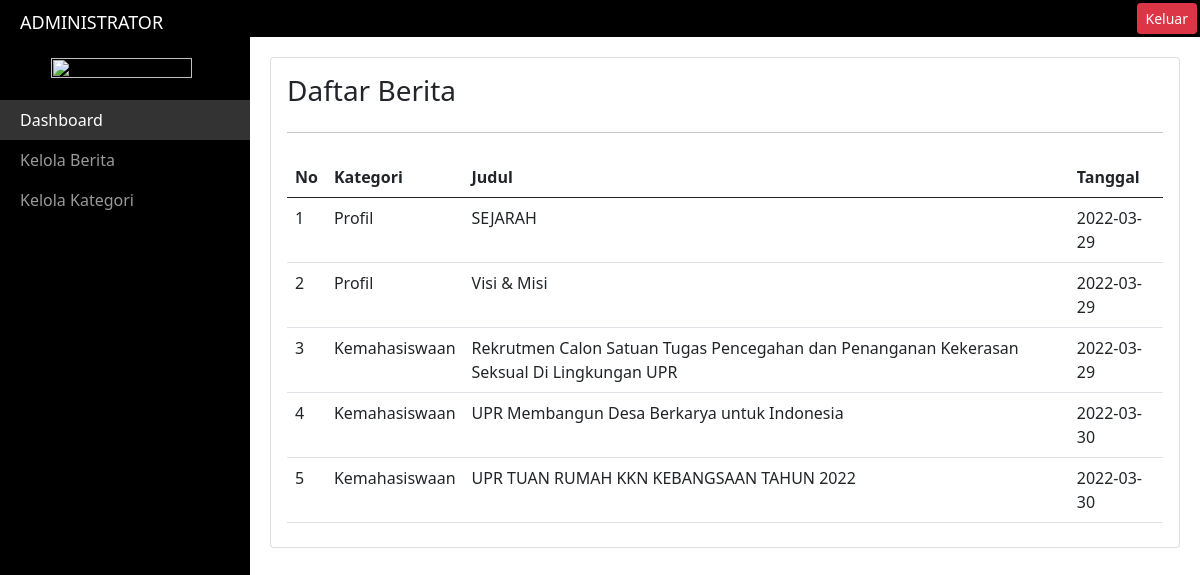
/admin/index.php (signed in), run on the app's committed database.
### tables this page shows
CREATE TABLE `berita` (
  `id_berita` int(11) NOT NULL,
  `id_kategori` int(11) NOT NULL,
  `judul` varchar(255) NOT NULL,
  `tanggal` date NOT NULL,
  `isi` text NOT NULL,
  `gambar` varchar(255) NOT NULL
);

CREATE TABLE `kategori` (
  `id_kategori` int(11) NOT NULL,
  `kategori` varchar(50) NOT NULL
);

### admin/functions.php (called while the page is built, shortened)
<?php
$db = mysqli_connect("localhost", "root", "", "responsiweb");
function query($query)
{
	global $db;
	$result = mysqli_query($db, $query);
	$rows = [];
	while ($row = mysqli_fetch_assoc($result)) {
		$rows[] = $row;
	}
	return $rows;
}

### admin/index.php (the view, shortened to what this page needs)
<?php
require 'functions.php';
$berita = query("SELECT * FROM berita,kategori where berita.id_kategori=kategori.id_kategori");
?>
<!doctype html>
<html lang="en">
<head>
    <link href="https://cdn.jsdelivr.net/npm/bootstrap@5.0.2/dist/css/bootstrap.min.css" rel="stylesheet">
    <link rel="stylesheet" href="../css/style.css">
</head>
<body>
    <div id="wrapper">
        <div id="sidebar-wrapper">
            <ul class="sidebar-nav">
                <li class="sidebar-brand">
                    <a href="index.php">
                        ADMINISTRATOR
                    </a>
                </li>
                <li class="d-flex justify-content-center">
                    <img class="w-75 h-75 py-2" src="https://media.neliti.com/media/organisations/logo-None-universitas-palangka-raya-48176a02.png" alt="">
                </li>
                <li class="active">
                    <a href="index.php">Dashboard</a>
                </li>
                <li>
                    <a href="kelola_berita.php">Kelola Berita</a>
                </li>
                <li>
                    <a href="kelola_kategori.php">Kelola Kategori</a>
                </li>
            </ul>
        </div>
        <div id="header" class="sticky-top">
            <div class="d-flex justify-content-end">
                <a href="logout.php" class="btn btn-danger btn-sm">Keluar</a>
            </div>
        </div>
        <div id="page-content-wrapper">
            <div class="container-fluid">
                <div class="row">
                    <div class="card col-lg-12 p-3">
                        <h3>Daftar Berita</h3>
                        <hr>
                        <table class="table my-2">
                            <thead>
                                <tr>
                                    <th>No</th>
                                    <th>Kategori</th>
                                    <th>Judul</th>
                                    <th>Tanggal</th>
                                </tr>
                            </thead>
                            <tbody>
                                <?php $i = 1; ?>
                                <?php foreach ($berita as $row) : ?>
                                    <tr>
                                        <td><?php echo $i; ?></td>
                                        <td><?php echo $row["kategori"]; ?></td>
                                        <td><?php echo $row["judul"]; ?></td>
                                        <td><?php echo $row["tanggal"]; ?></td>
                                    </tr>
                                    <?php $i++; ?>
                                <?php endforeach; ?>
                            </tbody>
                        </table>
                    </div>
                </div>
            </div>
        </div>
    </div>
</body>
</html>

### css/style.css (style rules this page uses)
body { overflow-x: hidden; }
#wrapper { padding-left: 0; }
#sidebar-wrapper { z-index: 1000; position: fixed; left: 250px; width: 0; height: 100%; margin-left: -250px; overflow-y: auto; background: #000; }
#page-content-wrapper { width: 100%; position: absolute; padding: 15px; }
.sidebar-nav { position: absolute; top: 0; width: 250px; margin: 0; padding: 0; list-style: none; }
.sidebar-nav li { text-indent: 20px; line-height: 40px; }
.sidebar-nav li a { display: block; text-decoration: none; color: #999999; }
.sidebar-nav > .sidebar-brand { height: 44px; font-size: 18px; line-height: 45px; }
.sidebar-nav > .sidebar-brand a { color: #999999; }
@media (min-width:768px) { #wrapper { padding-left: 250px; } }
@media (min-width:768px) { #sidebar-wrapper { width: 250px; } }
@media (min-width:768px) { #page-content-wrapper { padding: 20px; position: relative; } }
#header { background-color: #000; padding: 3px; }
li.active > a { background-color: #333; color: #fff; }

### data on the page
berita: id_kategori.kategori "Profil", judul "SEJARAH", tanggal "2022-03-29"
berita: id_kategori.kategori "Profil", judul "Visi & Misi", tanggal "2022-03-29"
berita: id_kategori.kategori "Kemahasiswaan", judul "Rekrutmen Calon Satuan Tugas Pencegahan dan Penanganan Kekerasan Seksual Di Lingkungan UPR", tanggal "2022-03-29"
berita: id_kategori.kategori "Kemahasiswaan", judul "UPR Membangun Desa Berkarya untuk Indonesia", tanggal "2022-03-30"
berita: id_kategori.kategori "Kemahasiswaan", judul "UPR TUAN RUMAH KKN KEBANGSAAN TAHUN 2022", tanggal "2022-03-30"
